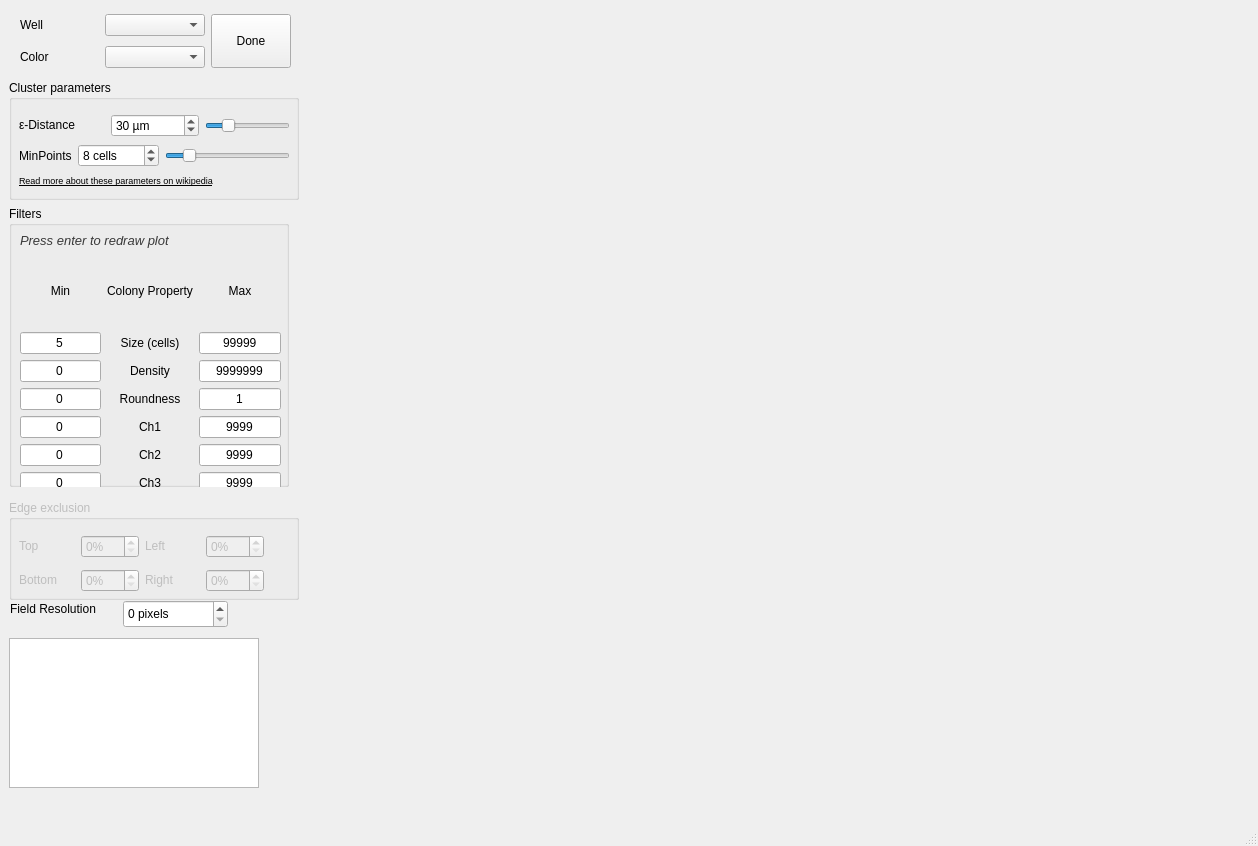
<?xml version="1.0" encoding="UTF-8"?>
<ui version="4.0">
 <class>MainWindow</class>
 <widget class="QMainWindow" name="MainWindow">
  <property name="geometry">
   <rect>
    <x>0</x>
    <y>0</y>
    <width>1258</width>
    <height>846</height>
   </rect>
  </property>
  <property name="windowTitle">
   <string>MainWindow</string>
  </property>
  <widget class="QWidget" name="centralwidget">
   <widget class="MplWidget" name="widget_matplotlib" native="true">
    <property name="geometry">
     <rect>
      <x>305</x>
      <y>9</y>
      <width>944</width>
      <height>779</height>
     </rect>
    </property>
    <property name="minimumSize">
     <size>
      <width>600</width>
      <height>0</height>
     </size>
    </property>
   </widget>
   <widget class="QGroupBox" name="groupBox_2">
    <property name="geometry">
     <rect>
      <x>9</x>
      <y>80</y>
      <width>290</width>
      <height>120</height>
     </rect>
    </property>
    <property name="sizePolicy">
     <sizepolicy hsizetype="Fixed" vsizetype="Fixed">
      <horstretch>0</horstretch>
      <verstretch>0</verstretch>
     </sizepolicy>
    </property>
    <property name="minimumSize">
     <size>
      <width>290</width>
      <height>120</height>
     </size>
    </property>
    <property name="styleSheet">
     <string notr="true"/>
    </property>
    <property name="title">
     <string>Cluster parameters</string>
    </property>
    <property name="flat">
     <bool>false</bool>
    </property>
    <property name="checkable">
     <bool>false</bool>
    </property>
    <widget class="QLabel" name="label_15">
     <property name="geometry">
      <rect>
       <x>10</x>
       <y>90</y>
       <width>201</width>
       <height>21</height>
      </rect>
     </property>
     <property name="font">
      <font>
       <weight>50</weight>
       <bold>false</bold>
       <underline>false</underline>
       <kerning>true</kerning>
      </font>
     </property>
     <property name="toolTip">
      <string>Click to reat more about the DBSCAN clustering algorithm and its parameters</string>
     </property>
     <property name="statusTip">
      <string>Click to reat more about the DBSCAN clustering algorithm and its parameters</string>
     </property>
     <property name="text">
      <string>&lt;html&gt;&lt;head/&gt;&lt;body&gt;&lt;p&gt;&lt;a href=&quot;http://en.wikipedia.org/wiki/DBSCAN&quot;&gt;&lt;span style=&quot; font-size:7pt; text-decoration: underline; color:#000000;&quot;&gt;Read more about these parameters on wikipedia&lt;/span&gt;&lt;/a&gt;&lt;/p&gt;&lt;/body&gt;&lt;/html&gt;</string>
     </property>
     <property name="textFormat">
      <enum>Qt::AutoText</enum>
     </property>
     <property name="scaledContents">
      <bool>false</bool>
     </property>
     <property name="wordWrap">
      <bool>true</bool>
     </property>
     <property name="openExternalLinks">
      <bool>true</bool>
     </property>
    </widget>
    <widget class="QWidget" name="layoutWidget">
     <property name="geometry">
      <rect>
       <x>10</x>
       <y>30</y>
       <width>271</width>
       <height>32</height>
      </rect>
     </property>
     <layout class="QGridLayout" name="gridLayout">
      <property name="sizeConstraint">
       <enum>QLayout::SetMinimumSize</enum>
      </property>
      <item row="0" column="0">
       <widget class="QLabel" name="label_16">
        <property name="toolTip">
         <string/>
        </property>
        <property name="text">
         <string>&lt;html&gt;&lt;head/&gt;&lt;body&gt;&lt;p&gt;ε-Distance&lt;/p&gt;&lt;/body&gt;&lt;/html&gt;</string>
        </property>
        <property name="openExternalLinks">
         <bool>true</bool>
        </property>
       </widget>
      </item>
      <item row="0" column="1">
       <widget class="QDoubleSpinBox" name="doubleSpinBox_distance">
        <property name="maximumSize">
         <size>
          <width>90</width>
          <height>16777215</height>
         </size>
        </property>
        <property name="buttonSymbols">
         <enum>QAbstractSpinBox::UpDownArrows</enum>
        </property>
        <property name="suffix">
         <string> µm</string>
        </property>
        <property name="decimals">
         <number>0</number>
        </property>
        <property name="minimum">
         <double>3.000000000000000</double>
        </property>
        <property name="maximum">
         <double>999999.000000000000000</double>
        </property>
        <property name="value">
         <double>30.000000000000000</double>
        </property>
       </widget>
      </item>
      <item row="0" column="2">
       <widget class="QSlider" name="horizontalSlider_distance">
        <property name="sizePolicy">
         <sizepolicy hsizetype="Minimum" vsizetype="Fixed">
          <horstretch>0</horstretch>
          <verstretch>0</verstretch>
         </sizepolicy>
        </property>
        <property name="minimumSize">
         <size>
          <width>0</width>
          <height>0</height>
         </size>
        </property>
        <property name="minimum">
         <number>10</number>
        </property>
        <property name="maximum">
         <number>100</number>
        </property>
        <property name="value">
         <number>30</number>
        </property>
        <property name="sliderPosition">
         <number>30</number>
        </property>
        <property name="tracking">
         <bool>false</bool>
        </property>
        <property name="orientation">
         <enum>Qt::Horizontal</enum>
        </property>
       </widget>
      </item>
     </layout>
    </widget>
    <widget class="QWidget" name="layoutWidget_2">
     <property name="geometry">
      <rect>
       <x>10</x>
       <y>60</y>
       <width>271</width>
       <height>32</height>
      </rect>
     </property>
     <layout class="QGridLayout" name="gridLayout_2">
      <item row="0" column="1">
       <widget class="QDoubleSpinBox" name="doubleSpinBox_min_points">
        <property name="toolTip">
         <string/>
        </property>
        <property name="buttonSymbols">
         <enum>QAbstractSpinBox::UpDownArrows</enum>
        </property>
        <property name="suffix">
         <string> cells</string>
        </property>
        <property name="decimals">
         <number>0</number>
        </property>
        <property name="minimum">
         <double>4.000000000000000</double>
        </property>
        <property name="maximum">
         <double>1000.000000000000000</double>
        </property>
        <property name="value">
         <double>8.000000000000000</double>
        </property>
       </widget>
      </item>
      <item row="0" column="2">
       <widget class="QSlider" name="horizontalSlider_min_points">
        <property name="toolTip">
         <string/>
        </property>
        <property name="minimum">
         <number>4</number>
        </property>
        <property name="maximum">
         <number>30</number>
        </property>
        <property name="sliderPosition">
         <number>8</number>
        </property>
        <property name="tracking">
         <bool>false</bool>
        </property>
        <property name="orientation">
         <enum>Qt::Horizontal</enum>
        </property>
       </widget>
      </item>
      <item row="0" column="0">
       <widget class="QLabel" name="label_17">
        <property name="toolTip">
         <string/>
        </property>
        <property name="text">
         <string>MinPoints</string>
        </property>
       </widget>
      </item>
     </layout>
    </widget>
   </widget>
   <widget class="QGroupBox" name="groupBox_3">
    <property name="enabled">
     <bool>true</bool>
    </property>
    <property name="geometry">
     <rect>
      <x>9</x>
      <y>206</y>
      <width>280</width>
      <height>281</height>
     </rect>
    </property>
    <property name="sizePolicy">
     <sizepolicy hsizetype="Fixed" vsizetype="Fixed">
      <horstretch>0</horstretch>
      <verstretch>0</verstretch>
     </sizepolicy>
    </property>
    <property name="minimumSize">
     <size>
      <width>280</width>
      <height>250</height>
     </size>
    </property>
    <property name="title">
     <string>Filters</string>
    </property>
    <widget class="QLabel" name="label_2">
     <property name="geometry">
      <rect>
       <x>11</x>
       <y>13</y>
       <width>241</width>
       <height>31</height>
      </rect>
     </property>
     <property name="text">
      <string>&lt;html&gt;&lt;head/&gt;&lt;body&gt;&lt;p&gt;&lt;span style=&quot; font-size:16pt; font-style:italic; color:#393939; vertical-align:sub;&quot;&gt;Press enter to redraw plot&lt;/span&gt;&lt;/p&gt;&lt;/body&gt;&lt;/html&gt;</string>
     </property>
    </widget>
    <widget class="QWidget" name="layoutWidget">
     <property name="geometry">
      <rect>
       <x>11</x>
       <y>50</y>
       <width>261</width>
       <height>238</height>
      </rect>
     </property>
     <layout class="QGridLayout" name="gridLayout_3">
      <item row="0" column="0">
       <widget class="QLabel" name="label_10">
        <property name="toolTip">
         <string>Colonies outside one of these ranges are not included in the analysis (but they are still plotted)</string>
        </property>
        <property name="statusTip">
         <string>Colonies outside one of these ranges are not included in the analysis (but they are still plotted)</string>
        </property>
        <property name="text">
         <string>Min</string>
        </property>
        <property name="alignment">
         <set>Qt::AlignCenter</set>
        </property>
       </widget>
      </item>
      <item row="0" column="1">
       <widget class="QLabel" name="label_12">
        <property name="toolTip">
         <string>Colonies outside one of these ranges are not included in the analysis (but they are still plotted)</string>
        </property>
        <property name="statusTip">
         <string>Colonies outside one of these ranges are not included in the analysis (but they are still plotted)</string>
        </property>
        <property name="text">
         <string>Colony Property</string>
        </property>
        <property name="alignment">
         <set>Qt::AlignCenter</set>
        </property>
       </widget>
      </item>
      <item row="0" column="2">
       <widget class="QLabel" name="label_11">
        <property name="toolTip">
         <string>Colonies outside one of these ranges are not included in the analysis (but they are still plotted)</string>
        </property>
        <property name="statusTip">
         <string>Colonies outside one of these ranges are not included in the analysis (but they are still plotted)</string>
        </property>
        <property name="text">
         <string>Max</string>
        </property>
        <property name="alignment">
         <set>Qt::AlignCenter</set>
        </property>
       </widget>
      </item>
      <item row="1" column="0">
       <widget class="QLineEdit" name="lineEdit_min_size">
        <property name="toolTip">
         <string>The number of cells in a colony</string>
        </property>
        <property name="statusTip">
         <string>The number of cells in a colony</string>
        </property>
        <property name="text">
         <string>5</string>
        </property>
        <property name="alignment">
         <set>Qt::AlignCenter</set>
        </property>
       </widget>
      </item>
      <item row="1" column="1">
       <widget class="QLabel" name="label_7">
        <property name="toolTip">
         <string>The number of cells in a colony</string>
        </property>
        <property name="statusTip">
         <string>The number of cells in a colony</string>
        </property>
        <property name="text">
         <string>Size (cells)</string>
        </property>
        <property name="alignment">
         <set>Qt::AlignCenter</set>
        </property>
       </widget>
      </item>
      <item row="1" column="2">
       <widget class="QLineEdit" name="lineEdit_max_size">
        <property name="toolTip">
         <string>The number of cells in a colony</string>
        </property>
        <property name="statusTip">
         <string>The number of cells in a colony</string>
        </property>
        <property name="text">
         <string>99999</string>
        </property>
        <property name="alignment">
         <set>Qt::AlignCenter</set>
        </property>
       </widget>
      </item>
      <item row="2" column="0">
       <widget class="QLineEdit" name="lineEdit_min_density">
        <property name="enabled">
         <bool>true</bool>
        </property>
        <property name="toolTip">
         <string> Cells per megapixel. The exact number depends on the resolution of the scan, but can always be used as an arbitrary density measurement</string>
        </property>
        <property name="text">
         <string>0</string>
        </property>
        <property name="alignment">
         <set>Qt::AlignCenter</set>
        </property>
       </widget>
      </item>
      <item row="2" column="1">
       <widget class="QLabel" name="label_13">
        <property name="enabled">
         <bool>true</bool>
        </property>
        <property name="toolTip">
         <string> Cells per megapixel. The exact number depends on the resolution of the scan, but can always be used as an arbitrary density measurement</string>
        </property>
        <property name="statusTip">
         <string>If the colony area would be enlarged to 1 mm2, the colony would contain this many cells</string>
        </property>
        <property name="text">
         <string>&lt;html&gt;&lt;head/&gt;&lt;body&gt;&lt;p&gt;Density&lt;/p&gt;&lt;/body&gt;&lt;/html&gt;</string>
        </property>
        <property name="alignment">
         <set>Qt::AlignCenter</set>
        </property>
       </widget>
      </item>
      <item row="2" column="2">
       <widget class="QLineEdit" name="lineEdit_max_density">
        <property name="enabled">
         <bool>true</bool>
        </property>
        <property name="toolTip">
         <string> Cells per megapixel. The exact number depends on the resolution of the scan, but can always be used as an arbitrary density measurement</string>
        </property>
        <property name="text">
         <string>9999999</string>
        </property>
        <property name="alignment">
         <set>Qt::AlignCenter</set>
        </property>
       </widget>
      </item>
      <item row="3" column="0">
       <widget class="QLineEdit" name="lineEdit_min_roundness">
        <property name="enabled">
         <bool>true</bool>
        </property>
        <property name="toolTip">
         <string>&lt;html&gt;&lt;head/&gt;&lt;body&gt;&lt;p&gt;Compares the area of a colony (as a polygon) with a theoretical perfectly circular colony. The maximum value is 1, which would mean that the colony is circular with cells all along the perimeter.&lt;/p&gt;&lt;p&gt;The perfectly circular colony has a radius that equals the distance between the mean loction of all cells in the colony and the location of the cell the furthest away from this mean.&lt;/p&gt;&lt;p&gt;&lt;br/&gt;&lt;/p&gt;&lt;/body&gt;&lt;/html&gt;</string>
        </property>
        <property name="statusTip">
         <string>Compares the area of a colony (as a polygon) with a theoretical perfectly circular colony. The maximum value is 1, which would mean that the colony is circular with cells all along the perimeter.&lt;/p&gt;&lt;p&gt;The perfectly circular colony has a radius that equals the distance between the mean loction of all cells in the colony and the location of the cell the furthest away from this mean.</string>
        </property>
        <property name="text">
         <string>0</string>
        </property>
        <property name="alignment">
         <set>Qt::AlignCenter</set>
        </property>
       </widget>
      </item>
      <item row="3" column="2">
       <widget class="QLineEdit" name="lineEdit_max_roundness">
        <property name="enabled">
         <bool>true</bool>
        </property>
        <property name="toolTip">
         <string>&lt;html&gt;&lt;head/&gt;&lt;body&gt;&lt;p&gt;Compares the area of a colony (as a polygon) with a theoretical perfectly circular colony. The maximum value is 1, which would mean that the colony is circular with cells all along the perimeter.&lt;/p&gt;&lt;p&gt;The perfectly circular colony has a radius that equals the distance between the mean loction of all cells in the colony and the location of the cell the furthest away from this mean.&lt;/p&gt;&lt;p&gt;&lt;br/&gt;&lt;/p&gt;&lt;/body&gt;&lt;/html&gt;</string>
        </property>
        <property name="statusTip">
         <string>Compares the area of a colony (as a polygon) with a theoretical perfectly circular colony. The maximum value is 1, which would mean that the colony is circular with cells all along the perimeter.&lt;/p&gt;&lt;p&gt;The perfectly circular colony has a radius that equals the distance between the mean loction of all cells in the colony and the location of the cell the furthest away from this mean.</string>
        </property>
        <property name="text">
         <string>1</string>
        </property>
        <property name="alignment">
         <set>Qt::AlignCenter</set>
        </property>
       </widget>
      </item>
      <item row="4" column="0">
       <widget class="QLineEdit" name="lineEdit_ch1_min">
        <property name="toolTip">
         <string>Intensity</string>
        </property>
        <property name="statusTip">
         <string>Intensity</string>
        </property>
        <property name="text">
         <string>0</string>
        </property>
        <property name="alignment">
         <set>Qt::AlignCenter</set>
        </property>
       </widget>
      </item>
      <item row="4" column="1">
       <widget class="QLabel" name="label_8">
        <property name="toolTip">
         <string>Intensity</string>
        </property>
        <property name="statusTip">
         <string>Intensity</string>
        </property>
        <property name="text">
         <string>Ch1</string>
        </property>
        <property name="alignment">
         <set>Qt::AlignCenter</set>
        </property>
       </widget>
      </item>
      <item row="4" column="2">
       <widget class="QLineEdit" name="lineEdit_ch1_max">
        <property name="toolTip">
         <string>Intensity</string>
        </property>
        <property name="statusTip">
         <string>Intensity</string>
        </property>
        <property name="text">
         <string>9999</string>
        </property>
        <property name="alignment">
         <set>Qt::AlignCenter</set>
        </property>
       </widget>
      </item>
      <item row="5" column="0">
       <widget class="QLineEdit" name="lineEdit_ch2_min">
        <property name="toolTip">
         <string>Intensity</string>
        </property>
        <property name="statusTip">
         <string>Intensity</string>
        </property>
        <property name="text">
         <string>0</string>
        </property>
        <property name="alignment">
         <set>Qt::AlignCenter</set>
        </property>
       </widget>
      </item>
      <item row="5" column="1">
       <widget class="QLabel" name="label_9">
        <property name="toolTip">
         <string>Intensity</string>
        </property>
        <property name="statusTip">
         <string>Intensity</string>
        </property>
        <property name="text">
         <string>Ch2</string>
        </property>
        <property name="alignment">
         <set>Qt::AlignCenter</set>
        </property>
       </widget>
      </item>
      <item row="5" column="2">
       <widget class="QLineEdit" name="lineEdit_ch2_max">
        <property name="toolTip">
         <string>Intensity</string>
        </property>
        <property name="statusTip">
         <string>Intensity</string>
        </property>
        <property name="text">
         <string>9999</string>
        </property>
        <property name="alignment">
         <set>Qt::AlignCenter</set>
        </property>
       </widget>
      </item>
      <item row="6" column="0">
       <widget class="QLineEdit" name="lineEdit_ch3_min">
        <property name="toolTip">
         <string>Intensity</string>
        </property>
        <property name="statusTip">
         <string>Intensity</string>
        </property>
        <property name="text">
         <string>0</string>
        </property>
        <property name="alignment">
         <set>Qt::AlignCenter</set>
        </property>
       </widget>
      </item>
      <item row="6" column="1">
       <widget class="QLabel" name="label_18">
        <property name="toolTip">
         <string>Intensity</string>
        </property>
        <property name="statusTip">
         <string>Intensity</string>
        </property>
        <property name="text">
         <string>Ch3</string>
        </property>
        <property name="alignment">
         <set>Qt::AlignCenter</set>
        </property>
       </widget>
      </item>
      <item row="6" column="2">
       <widget class="QLineEdit" name="lineEdit_ch3_max">
        <property name="toolTip">
         <string>Intensity</string>
        </property>
        <property name="statusTip">
         <string>Intensity</string>
        </property>
        <property name="text">
         <string>9999</string>
        </property>
        <property name="alignment">
         <set>Qt::AlignCenter</set>
        </property>
       </widget>
      </item>
      <item row="3" column="1">
       <widget class="QLabel" name="label_14">
        <property name="enabled">
         <bool>true</bool>
        </property>
        <property name="toolTip">
         <string>&lt;html&gt;&lt;head/&gt;&lt;body&gt;&lt;p&gt;Compares the area of a colony (as a polygon) with a theoretical perfectly circular colony. The formula is (4*PI)* PI*R² / 4PI²R² and the maximum value is 1, which would mean that the colony is circular with cells all along the perimeter.&lt;/p&gt;&lt;/body&gt;&lt;/html&gt;</string>
        </property>
        <property name="statusTip">
         <string>Compares the area of a colony (as a polygon) with a theoretical perfectly circular colony. The formula is (4*PI)* PI*R² / 4PI²R² and the maximum value is 1, which would mean that the colony is circular with cells all along the perimeter.</string>
        </property>
        <property name="text">
         <string>Roundness</string>
        </property>
        <property name="alignment">
         <set>Qt::AlignCenter</set>
        </property>
       </widget>
      </item>
     </layout>
    </widget>
   </widget>
   <widget class="QGroupBox" name="groupBox">
    <property name="enabled">
     <bool>false</bool>
    </property>
    <property name="geometry">
     <rect>
      <x>9</x>
      <y>500</y>
      <width>290</width>
      <height>100</height>
     </rect>
    </property>
    <property name="minimumSize">
     <size>
      <width>0</width>
      <height>100</height>
     </size>
    </property>
    <property name="title">
     <string>Edge exclusion</string>
    </property>
    <widget class="QWidget" name="layoutWidget_3">
     <property name="geometry">
      <rect>
       <x>10</x>
       <y>30</y>
       <width>245</width>
       <height>68</height>
      </rect>
     </property>
     <layout class="QGridLayout" name="gridLayout_4">
      <item row="0" column="0">
       <widget class="QLabel" name="label_19">
        <property name="toolTip">
         <string/>
        </property>
        <property name="text">
         <string>&lt;html&gt;&lt;head/&gt;&lt;body&gt;&lt;p&gt;Top&lt;/p&gt;&lt;/body&gt;&lt;/html&gt;</string>
        </property>
        <property name="openExternalLinks">
         <bool>true</bool>
        </property>
       </widget>
      </item>
      <item row="0" column="1">
       <widget class="QDoubleSpinBox" name="doubleSpinBox_top_edge">
        <property name="suffix">
         <string>%</string>
        </property>
        <property name="decimals">
         <number>0</number>
        </property>
        <property name="maximum">
         <double>100.000000000000000</double>
        </property>
        <property name="value">
         <double>0.000000000000000</double>
        </property>
       </widget>
      </item>
      <item row="0" column="2">
       <widget class="QLabel" name="label_22">
        <property name="toolTip">
         <string/>
        </property>
        <property name="text">
         <string>&lt;html&gt;&lt;head/&gt;&lt;body&gt;&lt;p&gt;Left&lt;/p&gt;&lt;/body&gt;&lt;/html&gt;</string>
        </property>
        <property name="openExternalLinks">
         <bool>true</bool>
        </property>
       </widget>
      </item>
      <item row="0" column="3">
       <widget class="QDoubleSpinBox" name="doubleSpinBox_left_edge">
        <property name="suffix">
         <string>%</string>
        </property>
        <property name="decimals">
         <number>0</number>
        </property>
        <property name="maximum">
         <double>100.000000000000000</double>
        </property>
        <property name="value">
         <double>0.000000000000000</double>
        </property>
       </widget>
      </item>
      <item row="1" column="0">
       <widget class="QLabel" name="label_20">
        <property name="toolTip">
         <string/>
        </property>
        <property name="text">
         <string>&lt;html&gt;&lt;head/&gt;&lt;body&gt;&lt;p&gt;Bottom&lt;/p&gt;&lt;/body&gt;&lt;/html&gt;</string>
        </property>
        <property name="openExternalLinks">
         <bool>true</bool>
        </property>
       </widget>
      </item>
      <item row="1" column="1">
       <widget class="QDoubleSpinBox" name="doubleSpinBox_bottom_edge">
        <property name="suffix">
         <string>%</string>
        </property>
        <property name="decimals">
         <number>0</number>
        </property>
        <property name="maximum">
         <double>100.000000000000000</double>
        </property>
        <property name="value">
         <double>0.000000000000000</double>
        </property>
       </widget>
      </item>
      <item row="1" column="2">
       <widget class="QLabel" name="label_21">
        <property name="toolTip">
         <string/>
        </property>
        <property name="text">
         <string>&lt;html&gt;&lt;head/&gt;&lt;body&gt;&lt;p&gt;Right&lt;/p&gt;&lt;/body&gt;&lt;/html&gt;</string>
        </property>
        <property name="openExternalLinks">
         <bool>true</bool>
        </property>
       </widget>
      </item>
      <item row="1" column="3">
       <widget class="QDoubleSpinBox" name="doubleSpinBox_right_edge">
        <property name="suffix">
         <string>%</string>
        </property>
        <property name="decimals">
         <number>0</number>
        </property>
        <property name="maximum">
         <double>100.000000000000000</double>
        </property>
        <property name="value">
         <double>0.000000000000000</double>
        </property>
       </widget>
      </item>
     </layout>
    </widget>
   </widget>
   <widget class="QTextEdit" name="textEdit_avgs">
    <property name="geometry">
     <rect>
      <x>9</x>
      <y>638</y>
      <width>250</width>
      <height>150</height>
     </rect>
    </property>
    <property name="sizePolicy">
     <sizepolicy hsizetype="Expanding" vsizetype="Maximum">
      <horstretch>0</horstretch>
      <verstretch>0</verstretch>
     </sizepolicy>
    </property>
    <property name="maximumSize">
     <size>
      <width>250</width>
      <height>150</height>
     </size>
    </property>
    <property name="readOnly">
     <bool>true</bool>
    </property>
   </widget>
   <widget class="QLabel" name="label_3">
    <property name="geometry">
     <rect>
      <x>10</x>
      <y>600</y>
      <width>107</width>
      <height>18</height>
     </rect>
    </property>
    <property name="minimumSize">
     <size>
      <width>60</width>
      <height>0</height>
     </size>
    </property>
    <property name="toolTip">
     <string>This value is calculated automatically. If you believe it is incorrect, you can set your own value and press enter to replot</string>
    </property>
    <property name="statusTip">
     <string>This value is calculated automatically. If you believe it is incorrect, you can set your own value and press enter to replot</string>
    </property>
    <property name="text">
     <string>Field Resolution</string>
    </property>
   </widget>
   <widget class="QSpinBox" name="spinBox_resolution">
    <property name="geometry">
     <rect>
      <x>123</x>
      <y>600</y>
      <width>105</width>
      <height>28</height>
     </rect>
    </property>
    <property name="maximumSize">
     <size>
      <width>120</width>
      <height>16777215</height>
     </size>
    </property>
    <property name="toolTip">
     <string>This value is calculated automatically. If you believe it is incorrect, you can set your own value and press enter to replot</string>
    </property>
    <property name="statusTip">
     <string>This value is calculated automatically. If you believe it is incorrect, you can set your own value and press enter to replot</string>
    </property>
    <property name="suffix">
     <string> pixels</string>
    </property>
    <property name="maximum">
     <number>5096</number>
    </property>
    <property name="value">
     <number>0</number>
    </property>
   </widget>
   <widget class="QWidget" name="layoutWidget">
    <property name="geometry">
     <rect>
      <x>20</x>
      <y>10</y>
      <width>271</width>
      <height>64</height>
     </rect>
    </property>
    <layout class="QGridLayout" name="gridLayout_5">
     <item row="0" column="0">
      <widget class="QLabel" name="label">
       <property name="sizePolicy">
        <sizepolicy hsizetype="Minimum" vsizetype="Fixed">
         <horstretch>0</horstretch>
         <verstretch>0</verstretch>
        </sizepolicy>
       </property>
       <property name="minimumSize">
        <size>
         <width>40</width>
         <height>20</height>
        </size>
       </property>
       <property name="text">
        <string>Well</string>
       </property>
      </widget>
     </item>
     <item row="0" column="1">
      <widget class="QComboBox" name="comboBox_wells">
       <property name="sizePolicy">
        <sizepolicy hsizetype="Minimum" vsizetype="Fixed">
         <horstretch>0</horstretch>
         <verstretch>0</verstretch>
        </sizepolicy>
       </property>
       <property name="minimumSize">
        <size>
         <width>100</width>
         <height>20</height>
        </size>
       </property>
      </widget>
     </item>
     <item row="0" column="2" rowspan="2">
      <widget class="QPushButton" name="pushButton_done">
       <property name="sizePolicy">
        <sizepolicy hsizetype="Minimum" vsizetype="Minimum">
         <horstretch>0</horstretch>
         <verstretch>0</verstretch>
        </sizepolicy>
       </property>
       <property name="text">
        <string>Done</string>
       </property>
      </widget>
     </item>
     <item row="1" column="0">
      <widget class="QLabel" name="label_4">
       <property name="sizePolicy">
        <sizepolicy hsizetype="Minimum" vsizetype="Fixed">
         <horstretch>0</horstretch>
         <verstretch>0</verstretch>
        </sizepolicy>
       </property>
       <property name="minimumSize">
        <size>
         <width>40</width>
         <height>20</height>
        </size>
       </property>
       <property name="text">
        <string>Color</string>
       </property>
      </widget>
     </item>
     <item row="1" column="1">
      <widget class="QComboBox" name="comboBox_color">
       <property name="sizePolicy">
        <sizepolicy hsizetype="Minimum" vsizetype="Fixed">
         <horstretch>0</horstretch>
         <verstretch>0</verstretch>
        </sizepolicy>
       </property>
       <property name="minimumSize">
        <size>
         <width>100</width>
         <height>20</height>
        </size>
       </property>
      </widget>
     </item>
    </layout>
   </widget>
  </widget>
  <widget class="QMenuBar" name="menubar">
   <property name="geometry">
    <rect>
     <x>0</x>
     <y>0</y>
     <width>1258</width>
     <height>28</height>
    </rect>
   </property>
  </widget>
  <widget class="QStatusBar" name="statusbar"/>
 </widget>
 <customwidgets>
  <customwidget>
   <class>MplWidget</class>
   <extends>QWidget</extends>
   <header>mplwidget.h</header>
   <container>1</container>
  </customwidget>
 </customwidgets>
 <resources/>
 <connections/>
</ui>
